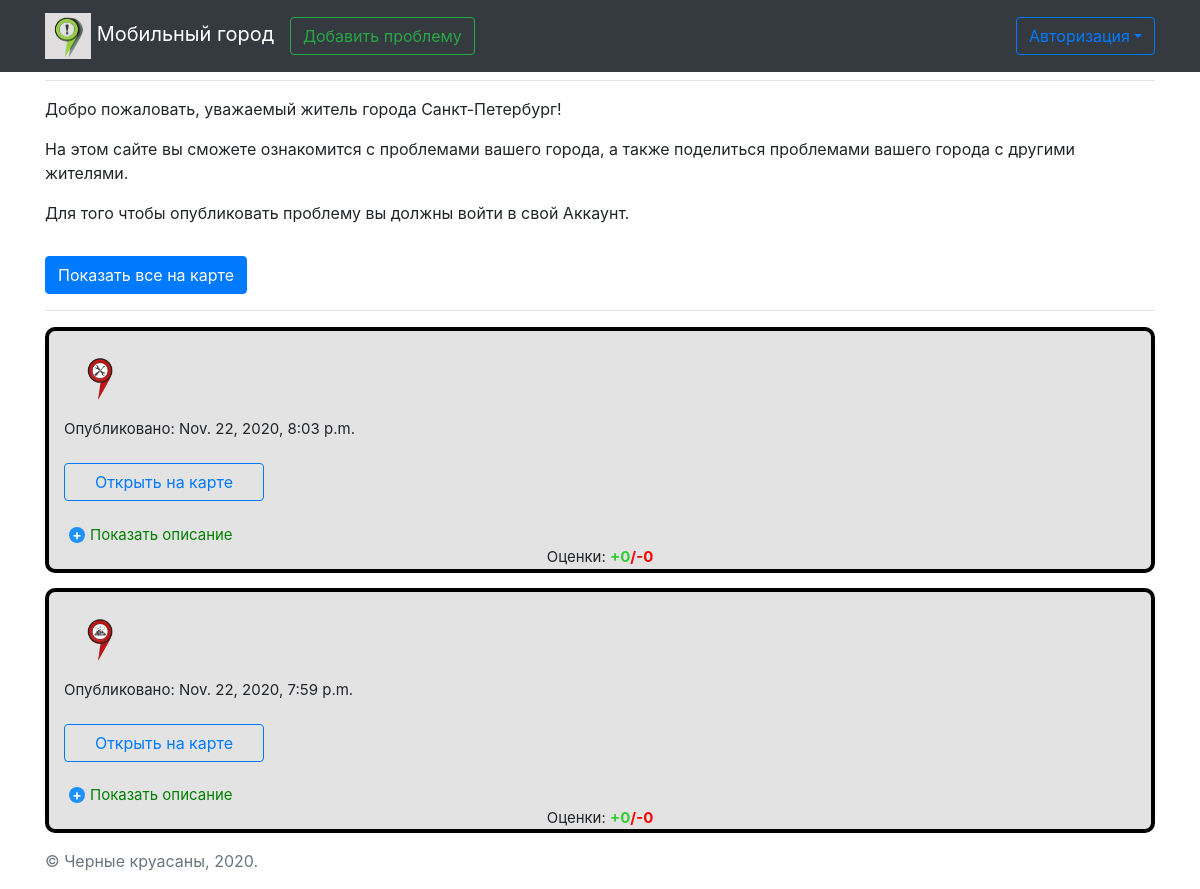
/, run on an earlier commit of the app's database.
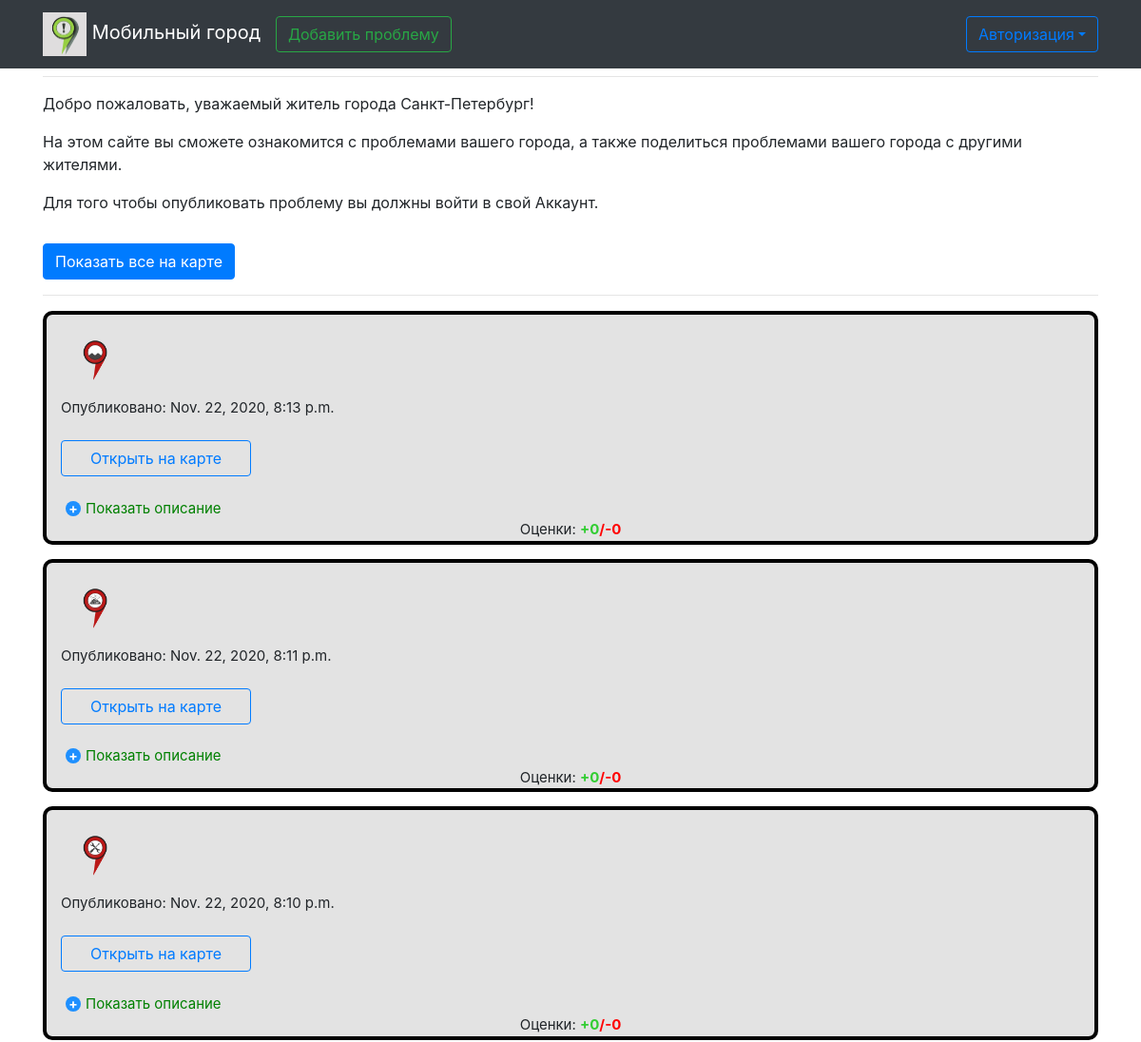
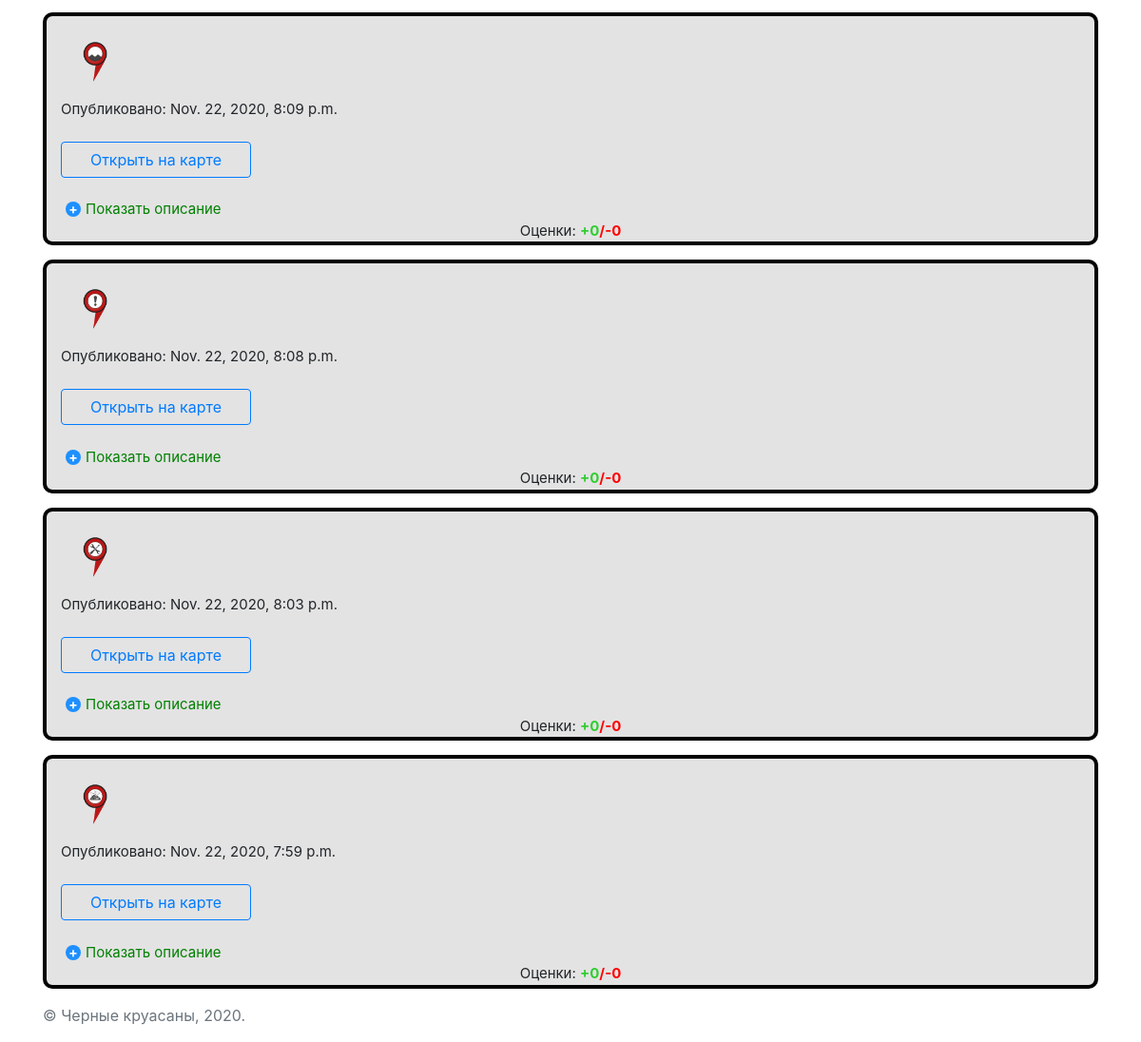
And on a later commit of the database (2 pictures, top to bottom).
### hakaton_app/models.py (models this page shows)
class Problem(models.Model):
    lat = models.FloatField()
    lng = models.FloatField()
    type = models.IntegerField()
    date = models.DateTimeField()
    description = models.CharField(max_length=1500)
    votes_pos = models.IntegerField()
    votes_neg = models.IntegerField()
    author_id = models.IntegerField()

### hakaton_app/views.py (the view)
# urls.py: path("", views.index, name="index"),
def index(request):
    context = get_base_context(request, "Проблемы города Санкт-Петербург")
    context["problems_list"] = Problem.objects.order_by("date").reverse()
    return render(request, "pages/index.html", context)

### hakaton_app/views.py (called while the page is built)
def get_base_context(request, pagename):
    return {
        'pagename': pagename,
        'loginform': LoginForm(),
        'user': request.user,
    }

### templates/pages/index.html (shortened to what this page needs)
{% extends 'base.html' %}
{% block pagename %}
<div class="row">
    <div class="col text-center">
        <h1>{{pagename}}</h1><hr>
    </div>
</div>
{% endblock %}
{% block content %}
<div class="row">
    <div class="col">
        <p>Добро пожаловать, уважаемый житель города Санкт-Петербург!
        <p>На этом сайте вы сможете ознакомится с проблемами вашего города, а также поделиться проблемами вашего города с другими жителями.<br>
        {% if not user.is_authenticated %}
        <p>Для того чтобы опубликовать проблему вы должны войти в свой Аккаунт.<br>
        {% endif %}
        <form action="{% url "mmap_view" %}" method="post">
            <button type="submit" class="btn btn-primary" style="margin-top: 15px">Показать все на карте</button>
        </form>
        <hr>
    </div>
</div>
<div class="grid">
{%  for i in problems_list %}
    <div class="item">
        <img id="img-{{ i.id }}" src="" style="width: 72px; height: 72px; alignment: right">
        <lable align ="left">Опубликовано: {{ i.date }}</lable><br>
        <a class="btn btn-outline-primary" style="max-width: 200px" href="{% url 'map_view' %}?id={{ i.id }}">Открыть на карте</a><br>
        <div class="demo">
   		<label for="hd-{{ i.id }}">Показать описание</label>
        </div>
    <div align="middle"><lable>Оценки: </lable><b><font color=#32CD32>+{{ i.votes_pos }}</font><font color=#FF0000>/-{{ i.votes_neg }}</font></b></div>
    </div>
{%  endfor %}
</div>
{% endblock %}
{% block extrajs %}
    {% load static %}
{% endblock %}

### templates/base.html (shortened to what this page needs)
<!doctype html>
<html lang="en" class="h-100">
<head>
    {% load static %}
    <link rel="stylesheet" href="https://stackpath.bootstrapcdn.com/bootstrap/4.2.1/css/bootstrap.min.css"
>
    <link href="https://getbootstrap.com/docs/4.2/examples/sticky-footer-navbar/sticky-footer-navbar.css"
          rel="stylesheet">
    <link rel="stylesheet" type="text/css" href="{%  static "main.css" %}"/>
</head>
<body class="d-flex flex-column h-100">
    <header>
        {% block header %}
        {% include 'header.html' %}
        {% endblock %}
    </header>
    <main role="main" class="mt-3 flex-shrink-0">
        <div class="container">
            {% block pagename %}{% endblock %}
            {% block content %}
            {% endblock %}
        </div>
    </main>
    <footer class="footer mt-auto py-3">
        {% block footer %}
        {% include 'footer.html' %}
        {% endblock %}
    </footer>
</body>
</html>

### templates/header.html (shortened to what this page needs)
{% load static %}
<nav class="navbar navbar-expand-md navbar-dark fixed-top bg-dark">
    <div class="container">
    <a class="navbar-brand" href="{% url 'index' %}">
        <img src="{% static 'images/logo.png' %}" width="46" height="46" alt="">
        Мобильный город
    </a>
    <div class="collapse navbar-collapse" id="navbarCollapse">
        <ul class="navbar-nav mr-auto">
            <li class="form-inline"><a class="btn btn-outline-success" href="{%  url "add_prob" %}">Добавить проблему</a></li>
        </ul>
        {% if request.user.is_authenticated %}
        <ul class="navbar-nav mr-right">
            <span class="navbar-text">
                Здравствуйте, {{ request.user.first_name }} {{ request.user.last_name }}({{ request.user.username }})!
            </span>
            <li class="nav-item active"><a class="nav-link" href="{% url 'logout' %}">Выйти</a></li>
        </ul>
        {% else %}
        <li class="navbar-nav mr-right nav-item dropdown dropdown-menu-right">
            <a class="btn btn-outline-primary my-2 my-sm-0 dropdown-toggle" href="#" id="navbarDropdown"
               role="button" data-toggle="dropdown" aria-haspopup="true" aria-expanded="false">Авторизация</a>
        </li>
        {% endif %}
    </div>
    </div>
</nav>

### templates/footer.html
<div class="container">
    {% block footer %}
    <span class="text-muted">&copy; Черные круасаны, {% now "Y" %}. <br>
        </span>
    {% endblock %}
</div>

### static/main.css (style rules this page uses)
.grid { display: grid; grid-gap: 15px; overflow: hidden; grid-template-columns: repeat(auto-fit, minmax(200px, 100%)); grid-auto-flow: dense; }
.item { margin-top: 0px; margin-bottom: 0px; padding-left: 15px; padding-right: 15px; padding-top: 15px; padding-bottom: 0px; background-color: #E3E3E3; display: grid; font-size: 15px; overflow: hidden; border: 4px solid black; border-radius: 10px; grid-auto-flow: dense; }
.hide + label { margin: 0; padding: 0; color: green; cursor: pointer; display: inline-block; }
.hide + label:before { background-color: #1e90ff; color: #fff; content: "\002B"; display: block; float: left; font-size: 14px; font-weight: bold; height: 16px; line-height: 16px; margin: 3px 5px; text-align: center; width: 16px; -webkit-border-radius: 50%; -moz-border-radius: 50%; border-radius: 50%; }

What changed in the data, as far as the page shows it:
added Problem: date "Nov. 22, 2020, 8:13 p.m.", votes_pos "0", votes_neg "0"
added Problem: date "Nov. 22, 2020, 8:11 p.m.", votes_pos "0", votes_neg "0"
added Problem: date "Nov. 22, 2020, 8:10 p.m.", votes_pos "0", votes_neg "0"
added Problem: date "Nov. 22, 2020, 8:09 p.m.", votes_pos "0", votes_neg "0"
added Problem: shows a picture, date "Nov. 22, 2020, 8:08 p.m.", votes_pos "0", votes_neg "0"
